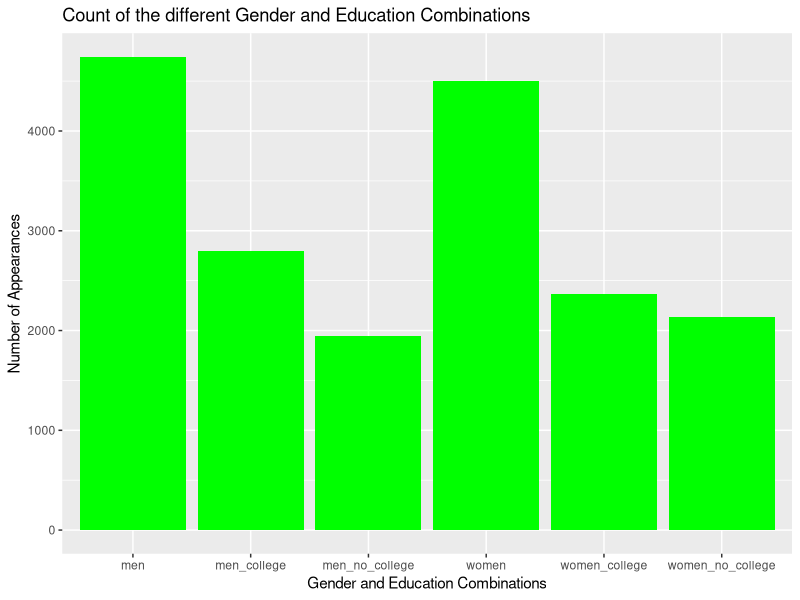
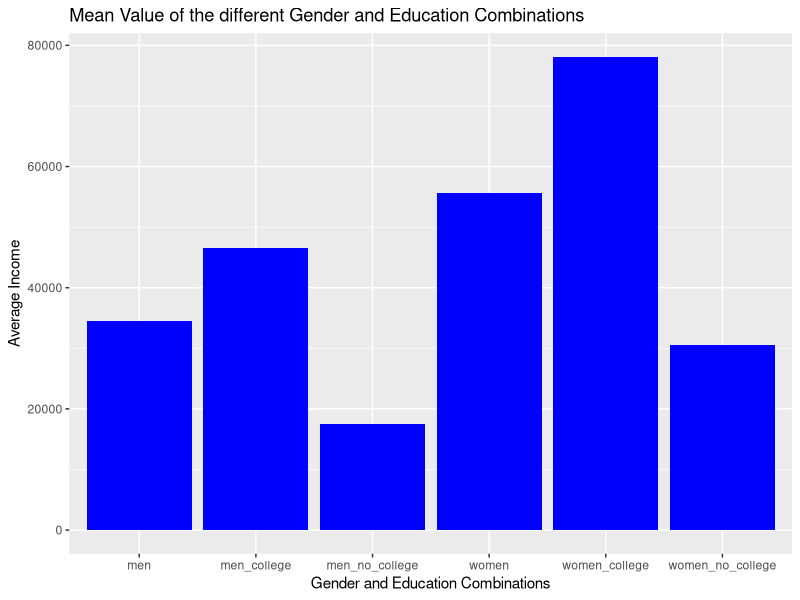
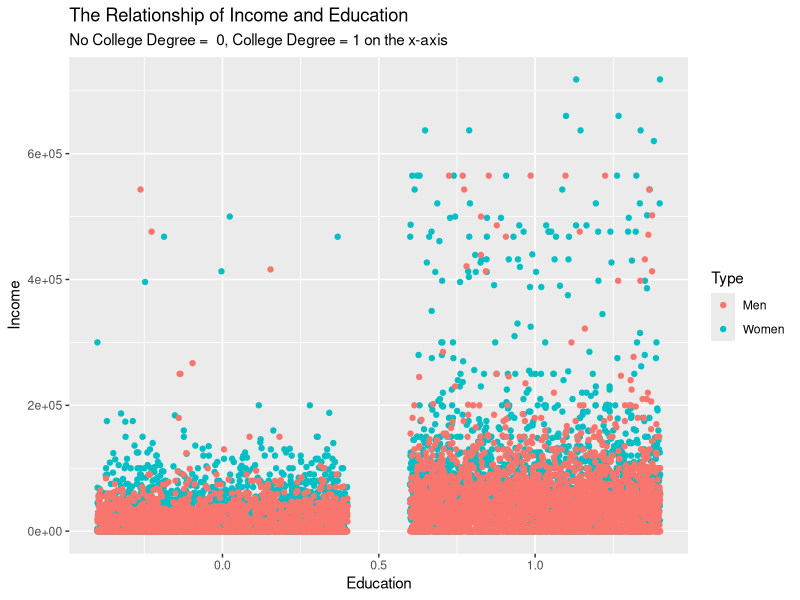
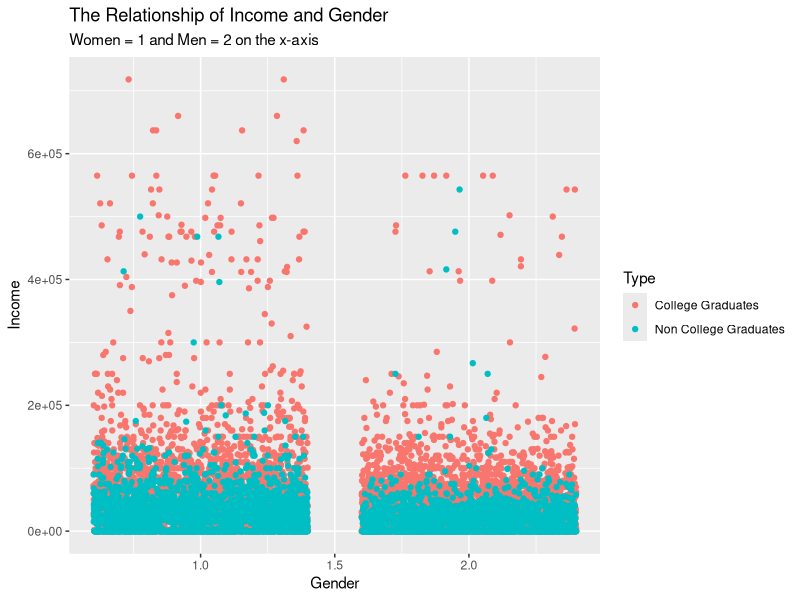
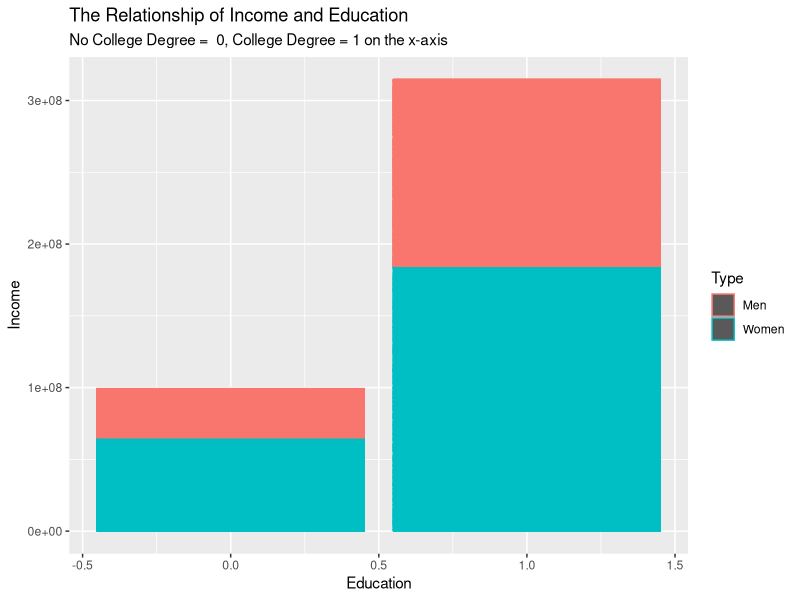
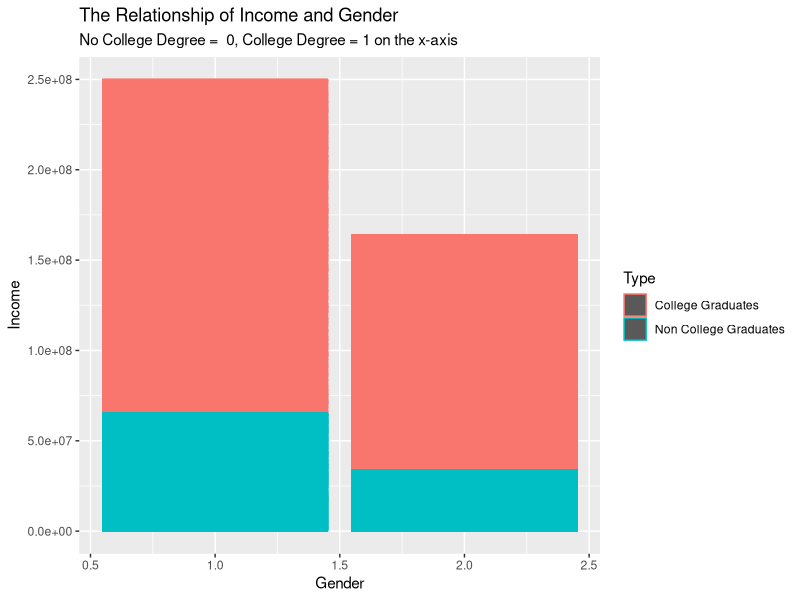
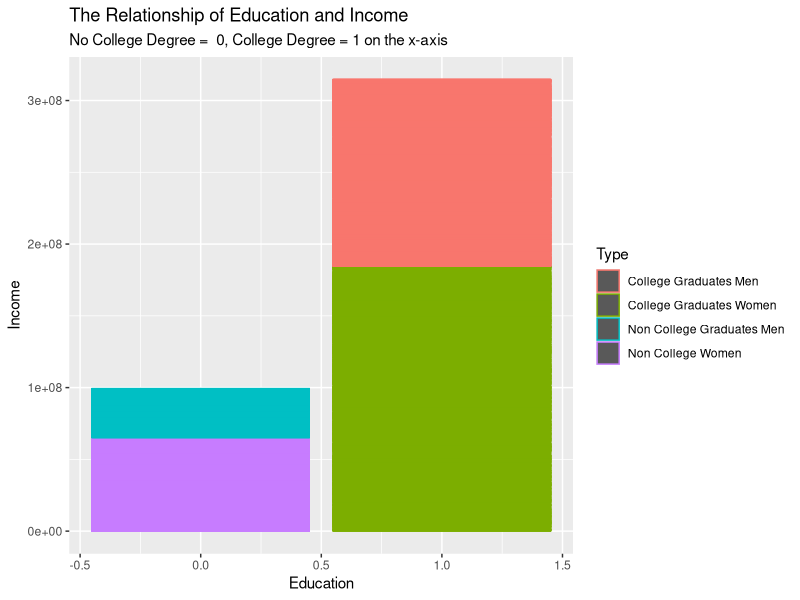

These figures' R source, in order:
## ---- chunk 1
library(tidyverse)
library(ggplot2)
library(dplyr)
## ---- chunk 2
df_raw <- read.csv("ACS.csv", row.names = NULL, sep = ";")
head(df_raw) 

## ---- chunk 3

# because the last four columns do not contain any information, and the ID numbers of the people are irrelevant to us, I will delete these 5 columns
df <- df_raw %>% select(-X, -X.1, -X.2, -X.3, -CBSERIAL)

# view(df)
head(df)
## ---- chunk 4

mean_general <- mean(df$INCWAGE)
print(mean_general)

median_general <- median(df$INCWAGE)
print(median_general)


# Since there is no mode function, we have to create one ourselves:

df_INCWAGE <- df[['INCWAGE']]


mode <- function(column_name) {
   unique_n <- unique(column_name)
   unique_n[which.max(tabulate(match(column_name, unique_n)))]
}

mode(df_INCWAGE)

# As we can see down below, the most frquent Income overall is O. But lets look at the mode of the Income without 0, as this doesn't tell us much.

df_INCWAGE_new <- df %>% filter(INCWAGE >= 1 )
  
df_INCWAGE_new <- df_INCWAGE_new[['INCWAGE']] 

mode(df_INCWAGE_new)
# As we can see, other than 0, the second most frequent Income is 40 000.

## ---- chunk 5
count_women <- sum(df$SEX == "1")
  
print(count_women)  
## ---- chunk 6
count_men <- sum(df$SEX == "2")
  
print(count_men)  
## ---- chunk 7
count_women_college <- sum(df$SEX == "1" & df$COLLEGE == "1")
  
print(count_women_college)  
## ---- chunk 8
count_men_college <- sum(df$SEX == "2" & df$COLLEGE == "1")
  
print(count_men_college)  
## ---- chunk 9
count_men_no_college <- sum(df$SEX == "2" & df$COLLEGE == "0")
  
print(count_men_no_college)  
## ---- chunk 10
count_women_no_college <- sum(df$SEX == "1" & df$COLLEGE == "0")
  
print(count_women_no_college)  
## ---- chunk 11

df_count <- data.frame(
  labels = c("women", "men", "women_college", "men_college", "men_no_college", "women_no_college"),
  values = c(count_women, count_men, count_women_college, count_men_college, count_men_no_college, count_women_no_college)
)

# head(df_test)

count_plot <- ggplot(df_count, aes(x = labels, y = values)) + geom_bar(stat = "identity", fill = "green") + labs(title = "Count of the different Gender and Education Combinations",  y = "Number of Appearances", x = "Gender and Education Combinations")
                                        
count_plot                                        


## ---- chunk 12

df_college <- df %>% filter(COLLEGE == 1)
mean_college <- mean(df_college$INCWAGE)

## ---- chunk 13

df_no_college <- df %>% filter(COLLEGE == 0)
mean_no_college <- mean(df_no_college$INCWAGE)

## ---- chunk 14

# Since the SEX column is a bit cryptic, we will assume that women = 1 and men = 2.

df_women <- df %>% filter(SEX == 1)

mean_women <- mean(df_women$INCWAGE)

head(df_women)


## ---- chunk 15

df_men <- df %>% filter(SEX == 2)
mean_men <- mean(df_men$INCWAGE)
head(df_men)

## ---- chunk 16

# average income of WOMEN with a college degree
df_women_college <- df %>% filter((SEX) == 1) %>% filter(COLLEGE == 1)

mean_college_women <- mean(df_women_college$INCWAGE)



# average income of WOMEN without a college degree

df_women_no_college <- df_women %>% filter(COLLEGE == 0)
mean_women_no_college <- mean(df_women_no_college$INCWAGE)

## ---- chunk 17
# average income of MEN with a college degree
df_men_college <- df %>% filter((SEX) == 2) %>% filter(COLLEGE == 1)

mean_men_college <- mean(df_men_college$INCWAGE)

# Lets look at the average income of men without college degrees:

df_men_no_college <- df_men %>% filter(COLLEGE == 0)
mean_men_no_college <- mean(df_men_no_college$INCWAGE)


## ---- chunk 18

df_mean <- data.frame(
  labels = c("women", "men", "women_college", "men_college", "men_no_college", "women_no_college"),
  values = c(mean_women, mean_men, mean_college_women, mean_men_college, mean_men_no_college, mean_women_no_college)
)

# head(df_mean)

mean_plot <- ggplot(df_mean, aes(x = labels, y = values)) + geom_bar(stat = "identity", fill = "blue") + labs(title = "Mean Value of the different Gender and Education Combinations" ,  y = "Average Income", x = "Gender and Education Combinations")

mean_plot

## ---- chunk 19

mlr_model <- lm(INCWAGE ~ SEX + COLLEGE, data = df)
summary(mlr_model)

## ---- chunk 20
summary(mlr_model)$r.squared
## ---- chunk 21

df_scatter <- df_women %>% mutate(Type = "Women") %>% bind_rows(df_men %>% mutate(Type = "Men"))

plot_scatter <- df_scatter %>% ggplot(aes(COLLEGE, INCWAGE, color = Type)) + geom_point(position = "jitter") + labs(title = "The Relationship of Income and Education", subtitle = "No College Degree =  0, College Degree = 1 on the x-axis ", x = "Education", y = "Income")

plot_scatter

## ---- chunk 22

df_scatter_2 <- df_college %>% mutate(Type = "College Graduates") %>% bind_rows(df_no_college %>% mutate(Type = "Non College Graduates"))

plot_scatter_2 <- df_scatter_2 %>% ggplot(aes(SEX, INCWAGE, color = Type)) + geom_point(position = "jitter") + labs(title = "The Relationship of Income and Gender", subtitle = "Women = 1 and Men = 2 on the x-axis", x = "Gender", y = "Income")

plot_scatter_2

## ---- chunk 23
df_bar <- df_women %>% mutate(Type = "Women") %>% bind_rows(df_men %>% mutate(Type = "Men"))

plot_bar <- df_bar %>% ggplot(aes(COLLEGE, INCWAGE, color = Type)) + geom_col() + labs(title = "The Relationship of Income and Education", subtitle = "No College Degree =  0, College Degree = 1 on the x-axis ", x = "Education", y = "Income")

plot_bar
## ---- chunk 24

df_bar_2 <- df_college %>% mutate(Type = "College Graduates") %>% bind_rows(df_no_college %>% mutate(Type = "Non College Graduates")) 

plot_bar_2 <- df_bar_2 %>% ggplot(aes(SEX, INCWAGE, color = Type)) + geom_col() + labs(title = "The Relationship of Income and Gender", subtitle = "No College Degree =  0, College Degree = 1 on the x-axis ", x = "Gender", y = "Income")

plot_bar_2


## ---- chunk 25

df_mega <- df_women_no_college %>% mutate(Type = "Non College Women") %>% bind_rows(df_women_college %>% mutate(Type = "College Graduates Women") , df_men_no_college %>% mutate(Type = "Non College Graduates Men"), df_men_college %>% mutate(Type = "College Graduates Men "))
  
# head(df_mega)
  
mega_plot <-  df_mega %>% ggplot(aes(COLLEGE, INCWAGE, color = Type)) + geom_bar(stat = "identity") + labs(title = "The Relationship of Education and Income", subtitle = "No College Degree =  0, College Degree = 1 on the x-axis ", x = "Education", y = "Income")

mega_plot

